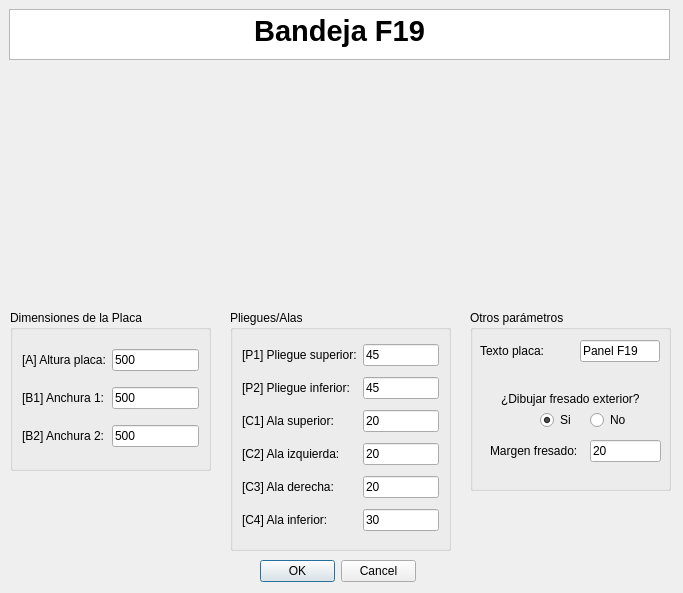
<?xml version="1.0" encoding="UTF-8"?>
<ui version="4.0">
 <class>MyPositionDialog</class>
 <widget class="QDialog" name="MyPositionDialog">
  <property name="geometry">
   <rect>
    <x>0</x>
    <y>0</y>
    <width>683</width>
    <height>593</height>
   </rect>
  </property>
  <property name="windowTitle">
   <string>Enter Position</string>
  </property>
  <property name="whatsThis">
   <string>&lt;html&gt;&lt;head/&gt;&lt;body&gt;&lt;p&gt;Esta ventana de KSDpanel te permite introducir todas las medidas correspondientes del panel seleccionado.&lt;/p&gt;&lt;p&gt;Recuerda que todas las medidas deben de ir en milimetros (mm).&lt;/p&gt;&lt;/body&gt;&lt;/html&gt;</string>
  </property>
  <widget class="QDialogButtonBox" name="buttonBox">
   <property name="geometry">
    <rect>
     <x>260</x>
     <y>560</y>
     <width>156</width>
     <height>23</height>
    </rect>
   </property>
   <property name="orientation">
    <enum>Qt::Horizontal</enum>
   </property>
   <property name="standardButtons">
    <set>QDialogButtonBox::Cancel|QDialogButtonBox::Ok</set>
   </property>
  </widget>
  <widget class="QTextBrowser" name="textBrowser">
   <property name="geometry">
    <rect>
     <x>9</x>
     <y>9</y>
     <width>661</width>
     <height>51</height>
    </rect>
   </property>
   <property name="html">
    <string>&lt;!DOCTYPE HTML PUBLIC &quot;-//W3C//DTD HTML 4.0//EN&quot; &quot;http://www.w3.org/TR/REC-html40/strict.dtd&quot;&gt;
&lt;html&gt;&lt;head&gt;&lt;meta name=&quot;qrichtext&quot; content=&quot;1&quot; /&gt;&lt;style type=&quot;text/css&quot;&gt;
p, li { white-space: pre-wrap; }
&lt;/style&gt;&lt;/head&gt;&lt;body style=&quot; font-family:'MS Shell Dlg 2'; font-size:8.25pt; font-weight:400; font-style:normal;&quot;&gt;
&lt;p align=&quot;center&quot; style=&quot; margin-top:0px; margin-bottom:0px; margin-left:0px; margin-right:0px; -qt-block-indent:0; text-indent:0px;&quot;&gt;&lt;span style=&quot; font-size:22pt; font-weight:600;&quot;&gt;Bandeja F19&lt;/span&gt;&lt;/p&gt;&lt;/body&gt;&lt;/html&gt;</string>
   </property>
  </widget>
  <widget class="QGroupBox" name="groupBox_2">
   <property name="geometry">
    <rect>
     <x>230</x>
     <y>310</y>
     <width>221</width>
     <height>241</height>
    </rect>
   </property>
   <property name="styleSheet">
    <string notr="true">font: 10pt &quot;MS Shell Dlg 2&quot;;</string>
   </property>
   <property name="title">
    <string>Pliegues/Alas</string>
   </property>
   <layout class="QGridLayout" name="gridLayout_2">
    <item row="0" column="1">
     <widget class="QLineEdit" name="pliegueSuperiorUI">
      <property name="text">
       <string>45</string>
      </property>
     </widget>
    </item>
    <item row="7" column="1">
     <widget class="QLineEdit" name="alaDerechaUI">
      <property name="text">
       <string>20</string>
      </property>
     </widget>
    </item>
    <item row="4" column="1">
     <widget class="QLineEdit" name="alaSuperiorUI">
      <property name="text">
       <string>20</string>
      </property>
     </widget>
    </item>
    <item row="5" column="1">
     <widget class="QLineEdit" name="alaIzquierdaUI">
      <property name="text">
       <string>20</string>
      </property>
     </widget>
    </item>
    <item row="9" column="1">
     <widget class="QLineEdit" name="alaInferiorUI">
      <property name="text">
       <string>30</string>
      </property>
     </widget>
    </item>
    <item row="0" column="0">
     <widget class="QLabel" name="label_13">
      <property name="text">
       <string>[P1] Pliegue superior:</string>
      </property>
     </widget>
    </item>
    <item row="5" column="0">
     <widget class="QLabel" name="label_20">
      <property name="text">
       <string>[C2] Ala izquierda:</string>
      </property>
     </widget>
    </item>
    <item row="7" column="0">
     <widget class="QLabel" name="label_19">
      <property name="text">
       <string>[C3] Ala derecha:</string>
      </property>
     </widget>
    </item>
    <item row="4" column="0">
     <widget class="QLabel" name="label_11">
      <property name="text">
       <string>[C1] Ala superior:</string>
      </property>
     </widget>
    </item>
    <item row="9" column="0">
     <widget class="QLabel" name="label_12">
      <property name="text">
       <string>[C4] Ala inferior:</string>
      </property>
     </widget>
    </item>
    <item row="1" column="1">
     <widget class="QLineEdit" name="pliegueInferiorUI">
      <property name="text">
       <string>45</string>
      </property>
     </widget>
    </item>
    <item row="1" column="0">
     <widget class="QLabel" name="label_14">
      <property name="text">
       <string>[P2] Pliegue inferior:</string>
      </property>
     </widget>
    </item>
   </layout>
  </widget>
  <widget class="QLabel" name="imagenPanelUI">
   <property name="geometry">
    <rect>
     <x>210</x>
     <y>70</y>
     <width>251</width>
     <height>221</height>
    </rect>
   </property>
   <property name="text">
    <string/>
   </property>
   <property name="pixmap">
    <pixmap>../imagenes/REF_024cotas.jpg</pixmap>
   </property>
   <property name="scaledContents">
    <bool>true</bool>
   </property>
   <property name="wordWrap">
    <bool>false</bool>
   </property>
   <property name="margin">
    <number>0</number>
   </property>
   <property name="openExternalLinks">
    <bool>false</bool>
   </property>
  </widget>
  <widget class="QGroupBox" name="groupBox_3">
   <property name="geometry">
    <rect>
     <x>10</x>
     <y>310</y>
     <width>201</width>
     <height>161</height>
    </rect>
   </property>
   <property name="styleSheet">
    <string notr="true">font: 10pt &quot;MS Shell Dlg 2&quot;;</string>
   </property>
   <property name="title">
    <string>Dimensiones de la Placa</string>
   </property>
   <layout class="QGridLayout" name="gridLayout">
    <item row="0" column="2">
     <widget class="QLineEdit" name="alturaPlacaUI">
      <property name="text">
       <string>500</string>
      </property>
     </widget>
    </item>
    <item row="0" column="1">
     <widget class="QLabel" name="label_8">
      <property name="text">
       <string>[A] Altura placa:</string>
      </property>
     </widget>
    </item>
    <item row="1" column="1">
     <widget class="QLabel" name="label_4">
      <property name="text">
       <string>[B1] Anchura 1:</string>
      </property>
     </widget>
    </item>
    <item row="1" column="2">
     <widget class="QLineEdit" name="anchura1UI">
      <property name="text">
       <string>500</string>
      </property>
     </widget>
    </item>
    <item row="3" column="1">
     <widget class="QLabel" name="label_5">
      <property name="text">
       <string>[B2] Anchura 2:</string>
      </property>
     </widget>
    </item>
    <item row="3" column="2">
     <widget class="QLineEdit" name="anchura2UI">
      <property name="text">
       <string>500</string>
      </property>
     </widget>
    </item>
   </layout>
  </widget>
  <widget class="QGroupBox" name="groupBox_4">
   <property name="geometry">
    <rect>
     <x>470</x>
     <y>310</y>
     <width>201</width>
     <height>181</height>
    </rect>
   </property>
   <property name="styleSheet">
    <string notr="true">font: 10pt &quot;MS Shell Dlg 2&quot;;</string>
   </property>
   <property name="title">
    <string>Otros parámetros</string>
   </property>
   <widget class="QLabel" name="label">
    <property name="geometry">
     <rect>
      <x>10</x>
      <y>30</y>
      <width>95</width>
      <height>22</height>
     </rect>
    </property>
    <property name="text">
     <string>Texto placa:</string>
    </property>
   </widget>
   <widget class="QLineEdit" name="textoDescriptivoA0UI">
    <property name="geometry">
     <rect>
      <x>110</x>
      <y>30</y>
      <width>80</width>
      <height>22</height>
     </rect>
    </property>
    <property name="text">
     <string>Panel F19</string>
    </property>
   </widget>
   <widget class="QRadioButton" name="noCrearFresadoUI">
    <property name="geometry">
     <rect>
      <x>120</x>
      <y>100</y>
      <width>38</width>
      <height>20</height>
     </rect>
    </property>
    <property name="text">
     <string>No</string>
    </property>
   </widget>
   <widget class="QLineEdit" name="margenFresadoUI">
    <property name="geometry">
     <rect>
      <x>120</x>
      <y>130</y>
      <width>71</width>
      <height>22</height>
     </rect>
    </property>
    <property name="text">
     <string>20</string>
    </property>
   </widget>
   <widget class="QRadioButton" name="crearFresadoUI">
    <property name="geometry">
     <rect>
      <x>70</x>
      <y>100</y>
      <width>34</width>
      <height>20</height>
     </rect>
    </property>
    <property name="text">
     <string>Si</string>
    </property>
    <property name="checked">
     <bool>true</bool>
    </property>
   </widget>
   <widget class="QLabel" name="label_2">
    <property name="geometry">
     <rect>
      <x>31</x>
      <y>81</y>
      <width>148</width>
      <height>16</height>
     </rect>
    </property>
    <property name="mouseTracking">
     <bool>false</bool>
    </property>
    <property name="text">
     <string>¿Dibujar fresado exterior?</string>
    </property>
    <property name="buddy">
     <cstring>label_2</cstring>
    </property>
   </widget>
   <widget class="QLabel" name="label_3">
    <property name="geometry">
     <rect>
      <x>20</x>
      <y>130</y>
      <width>107</width>
      <height>22</height>
     </rect>
    </property>
    <property name="text">
     <string>Margen fresado:</string>
    </property>
   </widget>
  </widget>
  <zorder>groupBox_2</zorder>
  <zorder>buttonBox</zorder>
  <zorder>textBrowser</zorder>
  <zorder>imagenPanelUI</zorder>
  <zorder>groupBox_3</zorder>
  <zorder>groupBox_4</zorder>
 </widget>
 <resources/>
 <connections>
  <connection>
   <sender>buttonBox</sender>
   <signal>accepted()</signal>
   <receiver>MyPositionDialog</receiver>
   <slot>accept()</slot>
   <hints>
    <hint type="sourcelabel">
     <x>248</x>
     <y>254</y>
    </hint>
    <hint type="destinationlabel">
     <x>157</x>
     <y>274</y>
    </hint>
   </hints>
  </connection>
  <connection>
   <sender>buttonBox</sender>
   <signal>rejected()</signal>
   <receiver>MyPositionDialog</receiver>
   <slot>reject()</slot>
   <hints>
    <hint type="sourcelabel">
     <x>316</x>
     <y>260</y>
    </hint>
    <hint type="destinationlabel">
     <x>286</x>
     <y>274</y>
    </hint>
   </hints>
  </connection>
 </connections>
</ui>
